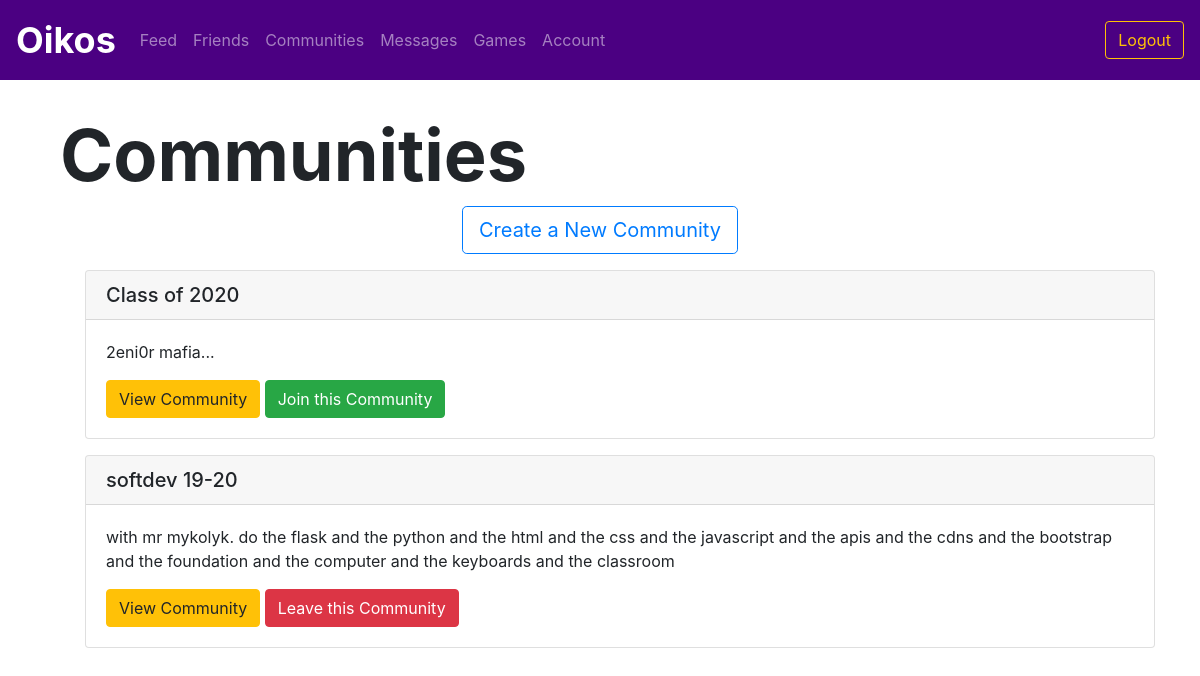
Page /communities (signed in) on the earlier database version.
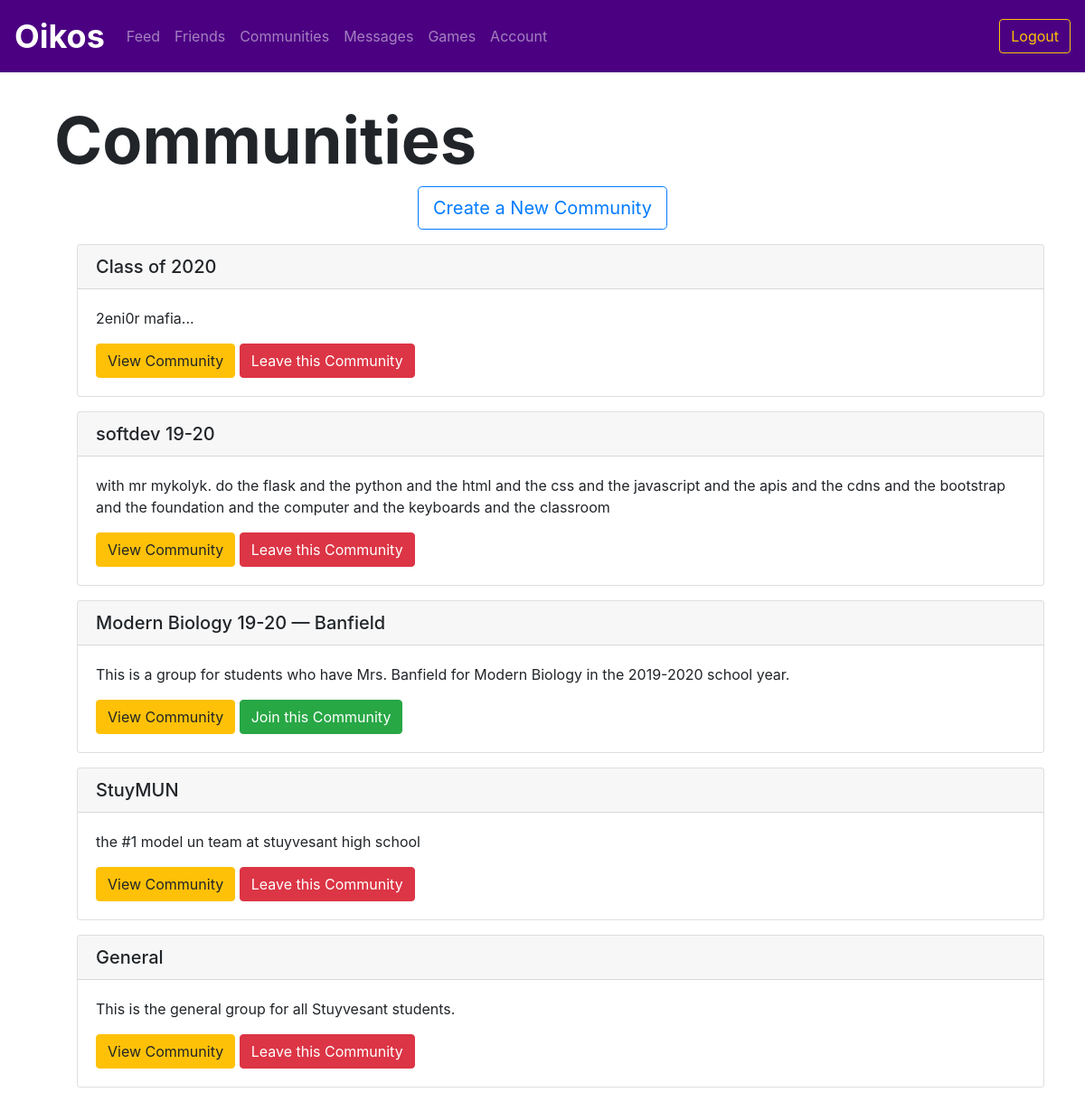
Same page on the later database version.
### utl/models.py (models this page shows)
class Community(db.Model):
    communityID = db.Column(db.Integer, primary_key=True)
    name = db.Column(db.Text, nullable=False)
    description = db.Column(db.Text, nullable=False)

### app.py (the view)
@app.route("/communities")
@login_required
def communities():
    community_data = communitiesfunctions.getAllCommunities()
    communities = {}
    for community in community_data:
        if communitiesfunctions.inCommunity(session['userID'], community.communityID):
            communities[community] = True
        else:
            communities[community] = False
    return render_template("communities.html", communities=communities)

### app.py (called while the page is built)
def login_required(f):
    @wraps(f)
    def decorated_function(*args, **kwargs):
        if "userID" not in session:
            return redirect(url_for('login'))
        return f(*args, **kwargs)
    return decorated_function

### utl/communities.py (called while the page is built)
def getAllCommunities():
    communities = Community.query.all()
    return communities

def inCommunity(userID, communityID):
    member = Member.query.filter_by(userID=userID, communityID=communityID).first()
    if member == None:
        return False
    return True

### templates/communities.html (shortened to what this page needs)
{% extends "logbase.html" %}
{% block body %}
<div class="content">
     <h1 class="display-3" style="font-weight: 700; padding-left: 5vw; padding-top: 5vh;">Communities</h1>
</div>
<div
class="container">
<div class="text-center">
    <button type="button" class="btn btn-lg btn-outline-primary" data-toggle="modal" data-target="#newCommunityModal">
        Create a New Community
    </button>
</div>
</div>
<div class="container">
    <ul>
        {% for community in communities %}
        <div class="card my-3">
            <h5 class="card-header">{{ community.name }}</h5>
            <div class="card-body">
                <p>{{ community.description }}</p>
                <a href="/community/{{ community.communityID }}" class="btn btn-warning">View Community</a>
                {% if communities[community] %}
                <a href="/leavecommunity/{{ community.communityID }}" class="btn btn-danger">Leave this Community</a>
                {% else %}
                <a href="/joincommunity/{{ community.communityID }}" class="btn btn-success">Join this Community</a>
                {% endif %}
            </div>
        </div>
        {% endfor %}
    </ul>
</div>
{% endblock %}

### templates/logbase.html
{% extends "base.html" %}
{% block profile %}
<li class="nav-item">
    <a class="nav-item nav-link" href="/feed">Feed</a></li>
<li class="nav-item">
    <a class="nav-item nav-link" href="/friends">Friends</a></li>
<li class="nav-item">
    <a class="nav-item nav-link" href="/communities">Communities</a></li>
<li class="nav-item">
    <a class="nav-item nav-link" href="/messages">Messages</a></li>
<li class="nav-item">
    <a class="nav-item nav-link" href="/game">Games</a></li>
<li class="nav-item">
    <a class="nav-item nav-link" href="/me">Account</a></li>
{% endblock %}
{% block loginoptions %}
<form class="form-inline my-2 my-lg-0" action="/logout">
    <button class="btn btn-outline-warning my-2 my-sm-0" type="submit">Logout</button>
</form>
{% endblock %}

### templates/base.html (shortened to what this page needs)
<!DOCTYPE html>
  <html>
  <head>
    <link rel="stylesheet" href="https://stackpath.bootstrapcdn.com/bootstrap/4.4.1/css/bootstrap.min.css"
>
    <link rel="stylesheet" href="{{ url_for('static', filename='css/style.css') }}">
  </head>
  <body>
      <header>
        <nav class="navbar fixed-top navbar-expand-lg navbar-dark bg-primary">
        <a class="navbar-brand" href="/dashboard"><b>Oikos</b></a>
        <div class="collapse navbar-collapse" id="navbarContent">
          <ul class="navbar-nav mr-auto">
            {% block profile %}{% endblock %}
          </ul>
          {% block loginoptions %} {% endblock %}
        </div>
    </nav>
    <br>
    <br>
    <br>
</header>
    {% block body %} {% endblock %}
  </body>
</html>

### static/css/style.css (style rules this page uses)
.bg-primary { background-color: indigo !important; }
.nav-item { color: white; }
.navbar .navbar-brand { font-size: 36px; }

Differences in the rows shown:
computed for Community "Class of 2020": text "Join this Community" → "Leave this Community"
added Community: name "Modern Biology 19-20 — Banfield", description "This is a group for students who have Mrs. Banfield for Modern Biology in the 2019-2020 school year."
added Community: name "StuyMUN", description "the #1 model un team at stuyvesant high school"
added Community: name "General", description "This is the general group for all Stuyvesant students."
